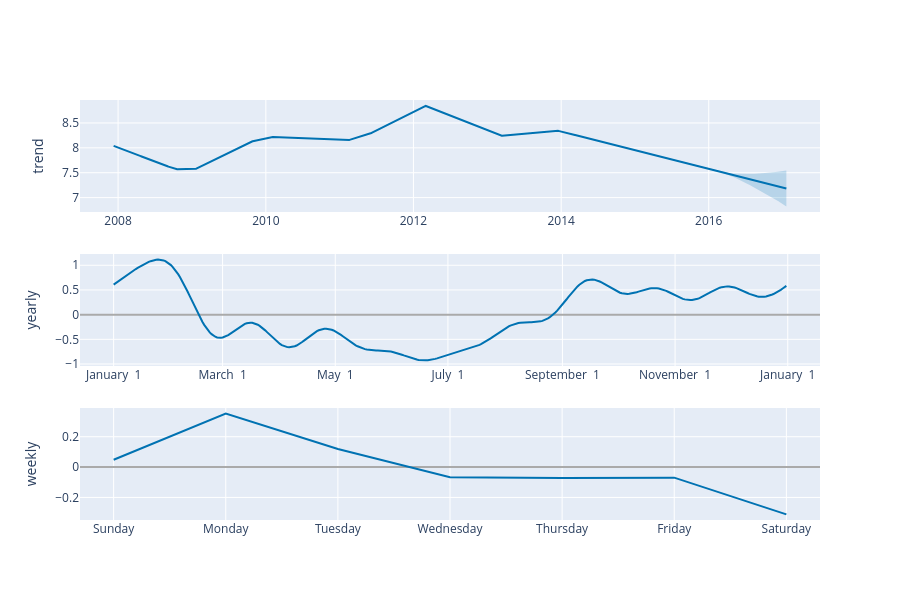

Notebook code for this chart:
### Code cell
plot_components_plotly(m, forecast)

### Figure 1 — Plotly figure (JSON) as saved in the notebook; plotly's stock layout.template omitted (floating-point values rounded to 4 significant figures; data arrays with more than 128 entries replaced by an {"elided": "..."} marker saying what was removed)
{"data": [{"line": {"color": "#0072B2", "width": 2}, "mode": "lines", "name": "trend", "type": "scatter", "x": {"elided": "3270 str values"}, "xaxis": "x", "y": {"elided": "3270 float values"}, "yaxis": "y"}, {"line": {"color": "rgba(0, 114, 178, 0.2)", "width": 0}, "mode": "lines", "name": "trend_upper", "type": "scatter", "x": {"elided": "3270 str values"}, "xaxis": "x", "y": {"elided": "3270 float values"}, "yaxis": "y"}, {"fill": "tonexty", "fillcolor": "rgba(0, 114, 178, 0.2)", "line": {"color": "rgba(0, 114, 178, 0.2)", "width": 0}, "mode": "lines", "name": "trend_lower", "type": "scatter", "x": {"elided": "3270 str values"}, "xaxis": "x", "y": {"elided": "3270 float values"}, "yaxis": "y"}, {"line": {"color": "#0072B2", "width": 2}, "mode": "lines", "name": "yearly", "type": "scatter", "x": {"elided": "365 str values"}, "xaxis": "x2", "y": {"elided": "365 float values"}, "yaxis": "y2"}, {"line": {"color": "#0072B2", "width": 2}, "mode": "lines", "name": "weekly", "type": "scatter", "x": ["2017-01-01T00:00:00", "2017-01-02T00:00:00", "2017-01-03T00:00:00", "2017-01-04T00:00:00", "2017-01-05T00:00:00", "2017-01-06T00:00:00", "2017-01-07T00:00:00"], "xaxis": "x3", "y": [0.0483, 0.3523, 0.1196, -0.06666, -0.07227, -0.06958, -0.3117], "yaxis": "y3"}], "layout": {"height": 600, "showlegend": false, "width": 900, "xaxis": {"anchor": "y", "domain": [0, 1], "range": ["2007-06-26T14:24:00", "2017-07-04T09:36:00"], "type": "date"}, "xaxis2": {"anchor": "y2", "domain": [0, 1], "range": ["2016-12-13T18:54:02.958904", "2018-01-18T11:04:57.863013"], "tickformat": "%B %e", "type": "date"}, "xaxis3": {"anchor": "y3", "domain": [0, 1], "range": ["2016-12-31T16:48:00", "2017-01-07T07:12:00"], "tickformat": "%A", "type": "date"}, "yaxis": {"anchor": "x", "domain": [0.7333, 1], "rangemode": "normal", "title": {"text": "trend"}, "zerolinecolor": "#AAA"}, "yaxis2": {"anchor": "x2", "domain": [0.3667, 0.6333], "title": {"text": "yearly"}, "zerolinecolor": "#AAA"}, "yaxis3": {"anchor": "x3", "domain": [0, 0.2667], "title": {"text": "weekly"}, "zerolinecolor": "#AAA"}}}
